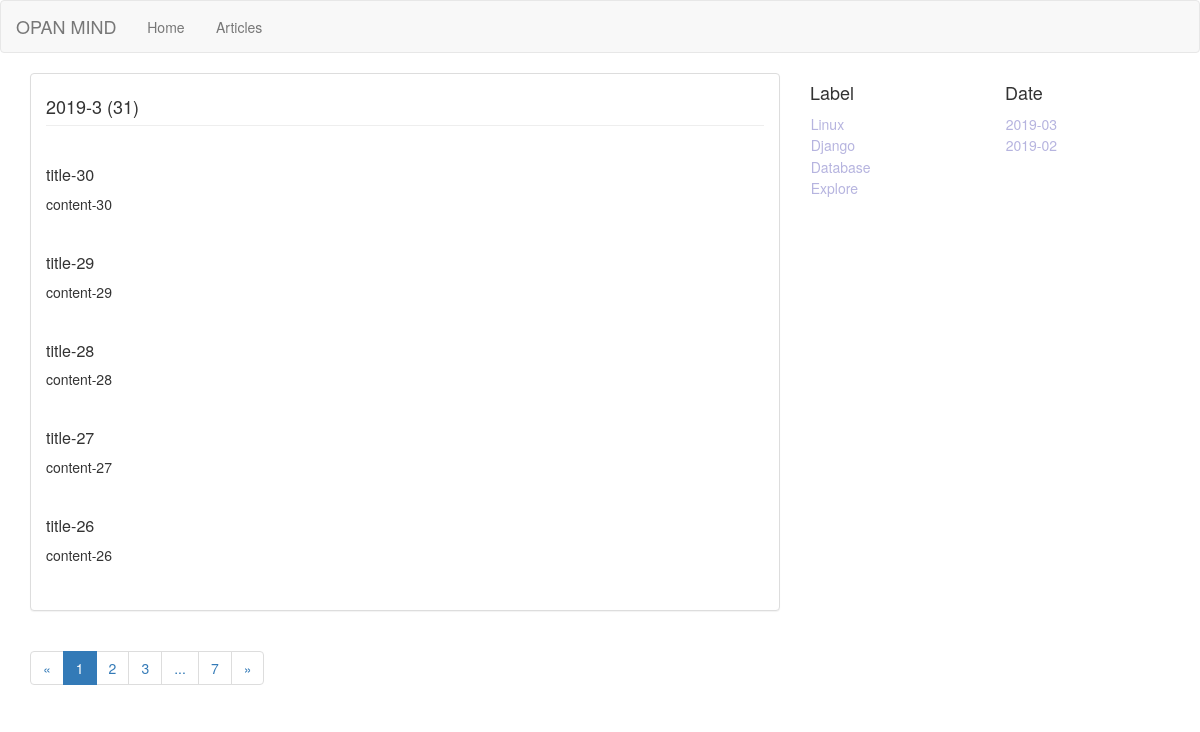
The page /blog/date/2019/3 on the database its author committed.
### blog/models.py (models this page shows, shortened)
class Blog(models.Model,ReadNumExpandMethod):
    title = models.CharField(max_length=50)
    blog_type = models.ForeignKey(BlogType, on_delete=models.DO_NOTHING)
    author = models.ForeignKey(User, on_delete=models.DO_NOTHING)
    content = RichTextField()
    created_time = models.DateTimeField(auto_now_add=True)
    last_updated_time = models.DateTimeField(auto_now=True)
    class Meta:
        ordering = ['-created_time']

class BlogType(models.Model):
    type_name = models.CharField(max_length=30)

### blog/views.py (the view)
# urls.py: path('date/<int:year>/<int:month>', views.blogs_with_date, name='blogs_with_date'),
def blogs_with_date(request, year, month):
    blogs_all_list = Blog.objects.filter(created_time__year=year, created_time__month=month)
    context = get_common_list(request, blogs_all_list)
    context['blog_with_date'] = '%s-%s' % (year, month)
    return  render(request,'blog/blogs_with_date.html', context)

### blog/templates/blog/blogs_with_date.html
{% extends 'blog/blog_list.html' %}
{% block title %}{{ blog_with_date }} ({{ blogs|length }}){% endblock %}
{% block body %}
{% for item in page_of_blogs %}
    <a a class="a-title" href = "{% url 'blog_detail' item.pk %}">
      <h5>{{ item.title }}</h5>
    </a>
    <p>{{ item.content|striptags|truncatewords:15 }}</p>
    <br>
{% empty %}
    <p>Thanks for expected</p>
{% endfor %}
{% endblock %}

### blog/templates/blog/blog_list.html (shortened to what this page needs)
{% extends 'base.html' %}
{% load staticfiles %}
{% block source %}
    <link rel="stylesheet" href="{% static 'blog/blog.css' %}">
{% endblock %}
{% block content %}
<div class="container">
    <div class="row">
        <div class="col-sm-8">
          <div class="panel panel-default">
              <div class="panel-body">
                <h4>{% block title %}Articles ({{ blogs|length }}){% endblock %}</h4>
              </div>
              <div class="panel-body">
                  {% block body %}{% endblock %}
              </div>
          </div>
            <div>
                <ul class="pagination">
                    <li>
                        {% if page_of_blogs.has_previous %}
                        <a href="?page={{ page_of_blogs.previous_page_number }}" aria-label="Previous">
                            <span aria-hidden="true">&laquo;</span>
                        </a>
                        {% else %}
                            <span aria-hidden="true">&laquo;</span>
                        {% endif %}
                    </li>
                    {% for page_num in page_range %}
                        {% if page_num == page_of_blogs.number %}
                        <li class="active"><span>{{ page_num }}</span></li>
                        {% else %}
                            {% if page_num == '...' %}
                                <li><span>{{ page_num }}</span></li>
                            {% else %}
                                <li><a href="?page={{ page_num }}">{{ page_num }}</a></li>
                            {% endif %}
                        {% endif %}
                    {% endfor %}
                    <li>
                        {% if page_of_blogs.has_next %}
                      <a href="?page={{ page_of_blogs.next_page_number }}" aria-label="Next">
                        <span aria-hidden="true">&raquo;</span>
                      </a>
                        {% else %}
                        <span aria-hidden="true">&raquo;</span>
                        {% endif %}
                    </li>
              </ul>
            </div>
        </div>
        <div class="hidden-xs col-sm-2">
            <h4>Label</h4>
            <ul class="blog-type">
                {% for blog_type in blog_types %}
                <li>
                    <a class="a-decoration" href="{% url 'blogs_with_type' blog_type.pk %}">{{ blog_type.type_name }}</a>
                </li>
                {% endfor %}
            </ul>
        </div>
        <div class="hidden-xs col-sm-2">
            <h4>Date</h4>
            <ul class="blog-type">
                {% for blog_date in blog_dates %}
                <li>
                    <a class="a-decoration" href="{% url 'blogs_with_date' blog_date.year blog_date.month %}">{{ blog_date|date:'Y-m' }}</a>
                </li>
                {% endfor %}
            </ul>
        </div>
    </div>
</div>
{% endblock %}

### static/base.css (style rules this page uses)
* { margin:0; padding:0; }
a.a-decoration { color: rgb(182,180,223); text-decoration: none !important; }

### blog/static/blog/blog.css (style rules this page uses)
ul { list-style-type: none; }
li { padding:0.05em; }
a.a-decoration { color: rgb(182,180,223); text-decoration: none !important; }
a.a-title { color: inherit; }
div.panel-body h4 { margin: 0.4em 0em; margin-bottom:0em; padding-bottom:0.5em; border-bottom: 1px solid #eee; }
div.panel-body a h5 { font-size: 115%; display: inline-block; }

### rows shown on the page
Blog: title "title-30", content "content-30"
Blog: title "title-29", content "content-29"
Blog: title "title-28", content "content-28"
Blog: title "title-27", content "content-27"
Blog: title "title-26", content "content-26"
BlogType: type_name "Linux"
BlogType: type_name "Django"
BlogType: type_name "Database"
BlogType: type_name "Explore"

### other values the page prints
{{ blog_with_date }} "2019-3"
{{ blogs|length }} "31"
{{ page_num }} "1"
{{ page_num }} "2" "3" "7"
{{ page_num }} "..."
{{ blog_date|date:'Y-m' }} "2019-03" "2019-02"
